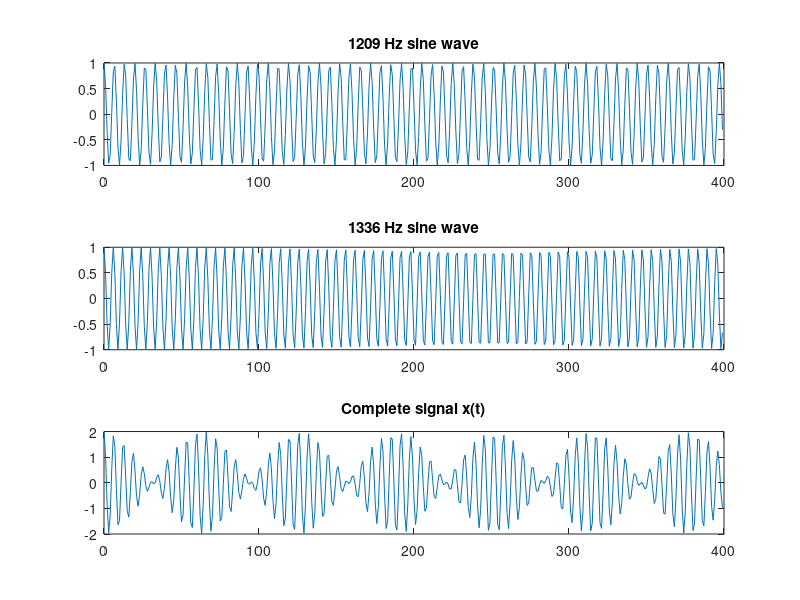
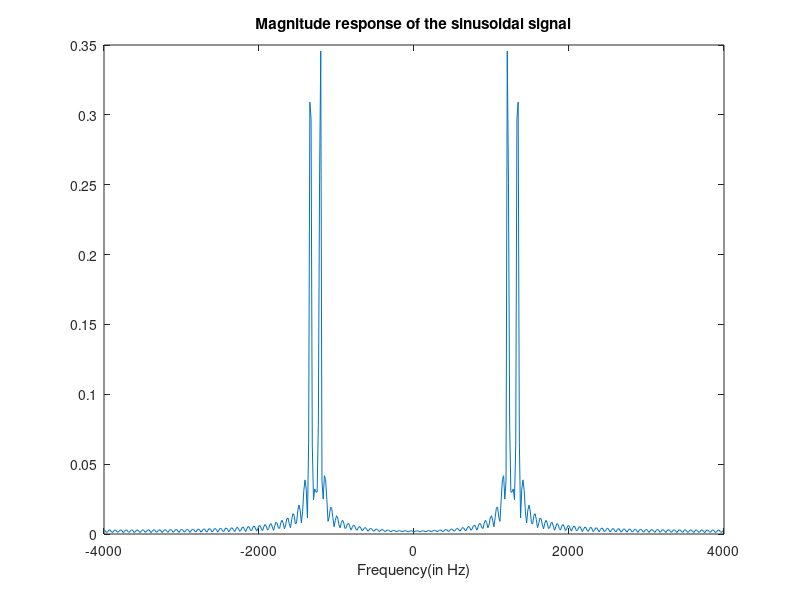
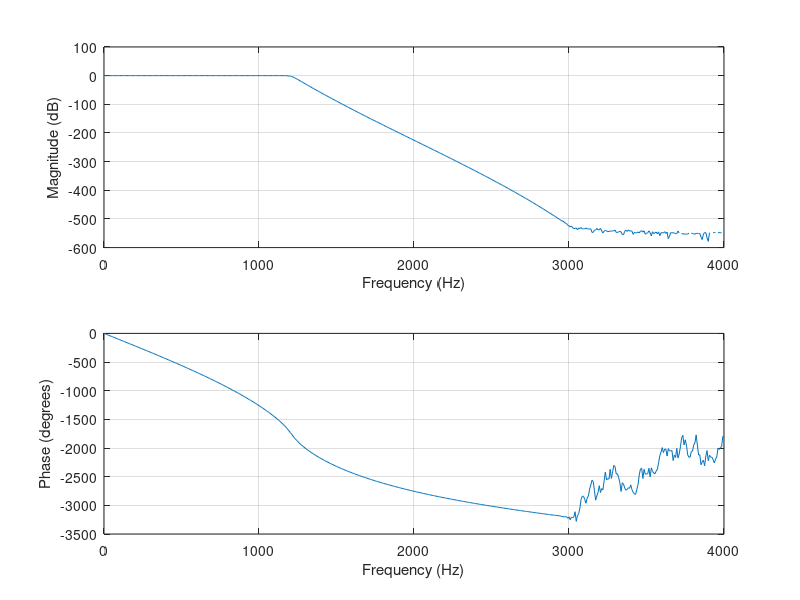
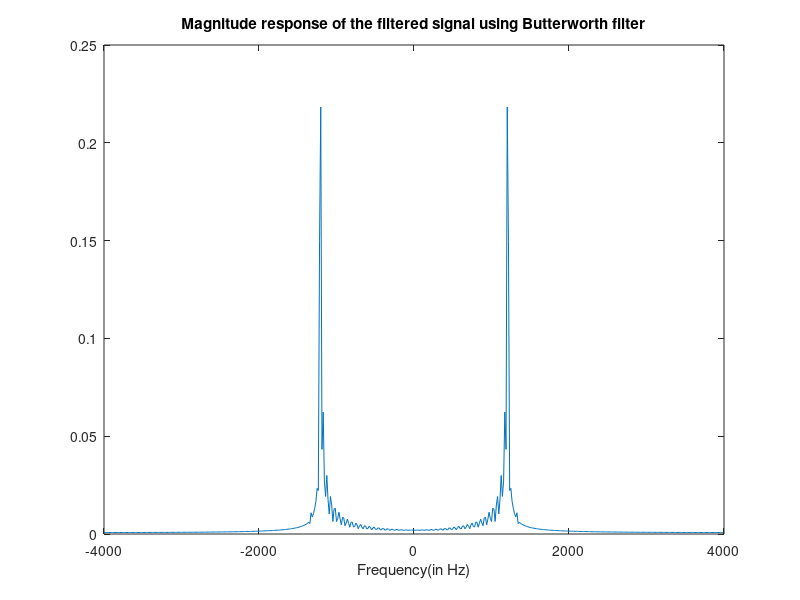

The MATLAB script that drew these images, in order:
Fs=8000; F1= 1209; F2=1336;
dt=1/Fs;
t=0:dt:0.05-dt;

y1=cos(2*pi*F1*t);
y2=cos(2*pi*F2*t);

subplot(3,1,1),plot(Fs*t,y1),title('1209 Hz sine wave');
subplot(3,1,2),plot(Fs*t,y2),title('1336 Hz sine wave');

y = cos(2*pi*F1*t)+ cos(2*pi*F2*t);   %create complete signal from component sinusoids

subplot(3,1,3),plot(Fs*t,y),title('Complete signal x(t)');

%Compute DFT of the Complete Signal
L = length(y);              % Window length
n = pow2(nextpow2(L));      % Next power of 2 from length of y
y_dft= fft(y,n);            % DFT
y_s = fftshift(y_dft);      % Rearrange y values
f = (-n/2:n/2-1)*(Fs/n);    % 0-centered frequency range

figure
plot(f,abs(y_s)/n);

xlabel('Frequency(in Hz)')
title('Magnitude response of the sinusoidal signal');

%% Butterworth Lowpass Filter Design
%  Drop-off is very gradual
Wp = (2*F1)/Fs;
Ws = (2*F2)/Fs;
Rp = 3;
Rs = 40;
[n,Wn] = buttord(Wp,Ws,Rp,Rs);
[b,a] = butter(n,Wn,'low');
yf = filter(b,a,y);

figure;
n=512;          %Default value
freqz(b,a,n,Fs) %n--> Number of evaluation points, n > Filter order

%Magnitude Response of the filtered signal
L = length(yf);              % Window length
n = pow2(nextpow2(L));       % Next power of 2 from length of y
y_dft= fft(yf,n);            % DFT
y_s = fftshift(y_dft);       % Rearrange y values
f = (-n/2:n/2-1)*(Fs/n);     % 0-centered frequency range

figure
plot(f,abs(y_s)/n);

xlabel('Frequency(in Hz)')
title('Magnitude response of the filtered signal using Butterworth filter');

%% Elliptic Lowpass Filter Design
% Now let's look at another kind of filter in Matlab: elliptic or 'Cauer'
% filters. They tend to have steeper rolloffs than a Butterworth, and they
% give you more control over the output of the filter--you decide how much
% ripple you want in the passed frequencies and how much attenuation you
% want in the stopped band.
Wp = (2*F1)/Fs;
Ws = (2*F2)/Fs;
Rp = 3;
Rs = 40;
[n,Wn] = ellipord(Wp,Ws,Rp,Rs);
[b,a] = ellip(n,Rp,Rs,Wn);
yf = filter(b,a,y);

figure;
n=512;          %Default value
freqz(b,a,n,Fs) %n--> Number of evaluation points, n > Filter order

%Magnitude Response of the filtered signal
L = length(yf);              % Window length
n = pow2(nextpow2(L));       % Next power of 2 from length of y
y_dft= fft(yf,n);            % DFT
y_s = fftshift(y_dft);       % Rearrange y values
f = (-n/2:n/2-1)*(Fs/n);     % 0-centered frequency range

figure
plot(f,abs(y_s)/n);

xlabel('Frequency(in Hz)')
title('Magnitude response of the filtered signal using Lowpass Elliptic filter');